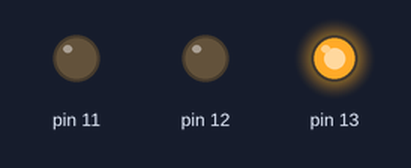
A sketch run on a simulated Arduino Uno, built with avr-gcc and run on an emulated ATmega328P. Shown: output pins drawn as LEDs (lit = HIGH).

Above: at 0.5 s.
At 1.6 s:
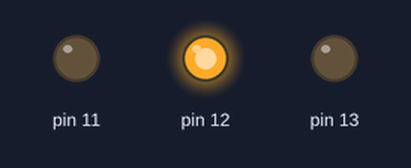
At 3.25 s:
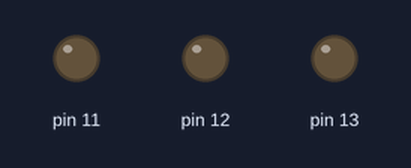
At 6.0 s:
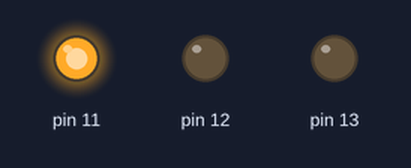
Timing chart, 0 to 7.6 s (numbered marks = the images above):
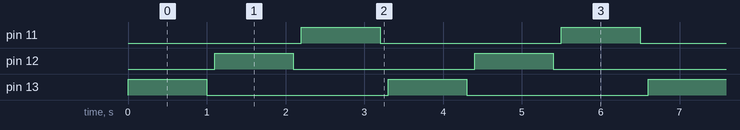

The sketch:

2_exerc.ino
```cpp
// C++ code
//
void setup(){
  pinMode(13, OUTPUT);
  pinMode(12, OUTPUT);
  pinMode(11, OUTPUT);
}

void loop()
{

  digitalWrite(13, HIGH);
  delay(1000);
  digitalWrite(13, LOW);
  delay(100);
  digitalWrite(12, HIGH);
  delay(1000);
  digitalWrite(12, LOW);
  delay(100);
  digitalWrite(11, HIGH);
  delay(1000);
  digitalWrite(11, LOW);
  delay(100);

}
```

Measured:
- by itself, pin 11–13: alternates HIGH for 1.0 s and LOW for 2.3 s
- by itself, everything shown: repeats every 3.3 s, in 6 steps
